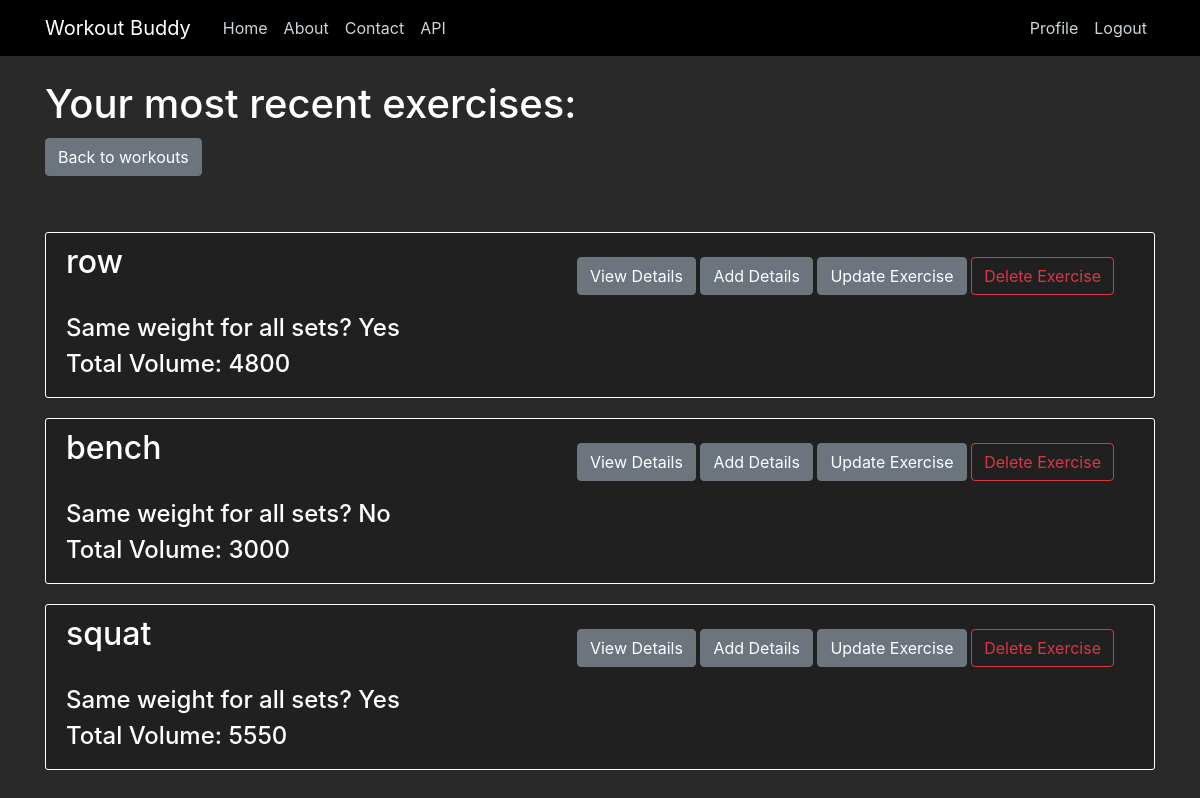
The page /workouts/29/exercises/ (signed in) on the database as committed earlier.
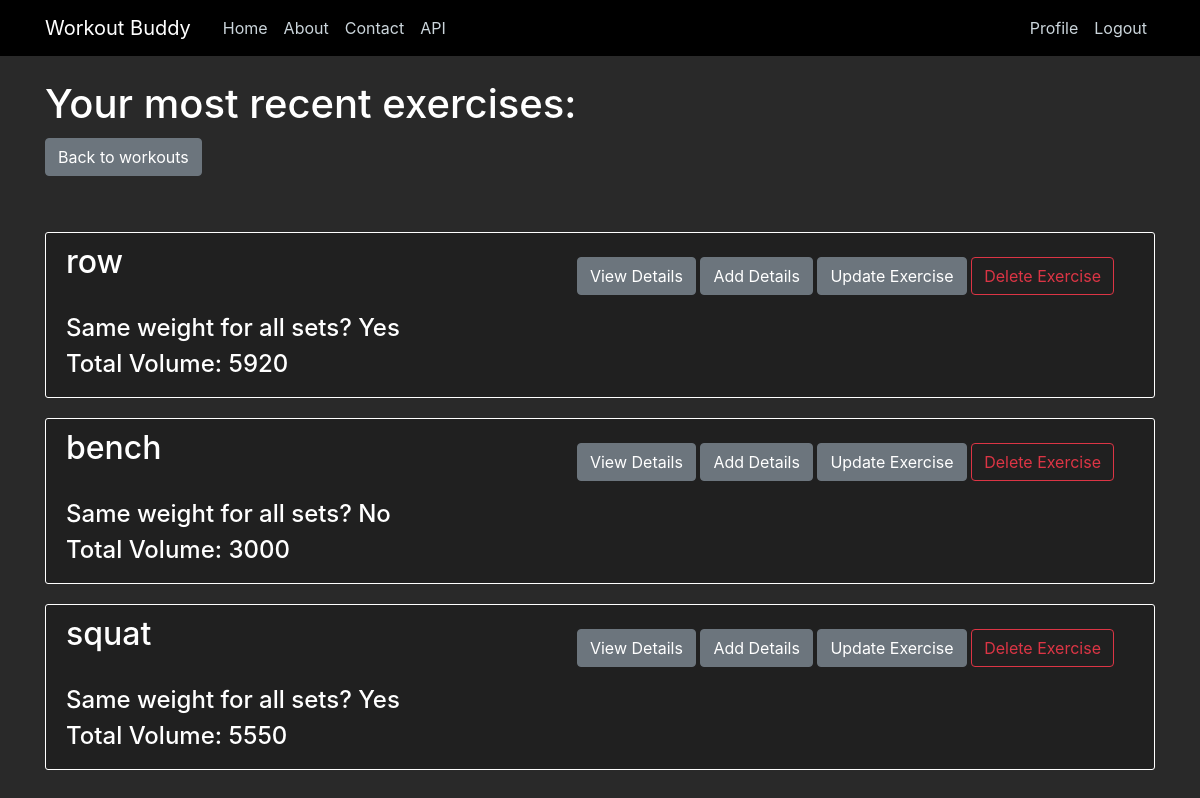
The same page on the database as committed later.
### exercises/models.py (models this page shows, shortened)
class Exercises(models.Model):
    workout_id = models.ForeignKey(Workouts, default=None, on_delete=models.CASCADE) #delete exercise if workout it is associated with is deleted.
    date = models.DateField()
    exercise = models.CharField(max_length=50)
    sameWeight = models.BooleanField(default=False)
    totalVolume = models.IntegerField(default=0) #is able to be null or blank. Will be auto filled in by after exercises details are inputted.

### main/views.py (the view)
# urls.py: path('workouts/<int:pk>/exercises/', main_views.WorkoutExercisesListView.as_view(), name='workout-exercises'), #use view from exercises.
class WorkoutExercisesListView(LoginRequiredMixin, UserPassesTestMixin, ListView):
    model = Exercises
    template_name = '/exercises/templates/exercises/exercises_list.html'
    context_object_name = 'exercises'
    def get_queryset(self):
        workoutpk = self.kwargs['pk']
        workout = Workouts.objects.get(pk=workoutpk)
        queryset = Exercises.objects.filter(workout_id=workoutpk) #date=workout.date
        return queryset.order_by('-date') #order by newest date to oldest.
    def test_func(self):
        workout = Workouts.objects.get(pk=self.kwargs['pk'])
        if self.request.user == workout.username:
            return True
        else:
            return False

### exercises/templates/exercises/exercises_list.html (shortened to what this page needs)
{% extends "main/base.html" %}
{% block content %}
    {% if user.is_authenticated %}
        <h1>Your most recent exercises: </h1>
        {% if exercises.0 is None %}
            <h2>Add some exercises!</h2>
            <a class="btn btn-secondary" href="{% url 'workouts' %}">Back to workouts</a>
            <a class="btn btn-secondary" href="new/">Add exercise</a>
        {% else %}
            <h2><a class="btn btn-secondary" href="{% url 'workouts' %}">Back to workouts</a></h2>
            <br /><br />
            {% for exercise in exercises %}
                <div class="content-section">
                    {% if not request.user_agent.is_mobile %}
                        <div class="button-section float-right">
                            <a class="btn btn-secondary mt-1 mb-1" href="{% url 'exercise-exercisesdetails' exercise.workout_id.id exercise.id %}">View Details</a>
                            <a class="btn btn-secondary mt-1 mb-1" href="{% url 'exercisesdetails-create' exercise.workout_id.id exercise.id %}">Add Details</a>
                            <a class="btn btn-secondary mt-1 mb-1" href="{% url 'exercises-update' exercise.workout_id.id exercise.id %}">Update Exercise</a>
                            <a class="btn btn-outline-danger" href="{% url 'exercises-delete' exercise.workout_id.id exercise.id %}">Delete Exercise</a>
                        </div>
                        <h2>{{ exercise.exercise }}</h2>
                        <br />
                        <h4>Same weight for all sets? {% if exercise.sameWeight is True %}
                                            Yes
                                        {% else %}
                                            No
                                        {% endif %}
                        </h4>
                        <h4>Total Volume: {{ exercise.totalVolume }}</h4>
                    {% endif %}
                </div>
            {% endfor %}
        {% endif %}
    {% else %}
        <h2>Login to view or edit your workouts</h2>
        <a href="{% url 'login' %}">Login</a>
        <br />
        <h2>Or register if you don't have an account to log into</h2>
        <a href="{% url 'register' %}">Register now!</a>
    {% endif %}
{% endblock content %}

Rows that differ between the two databases and show on the page:
changed Exercises "row": totalVolume "4800" → "5920"
